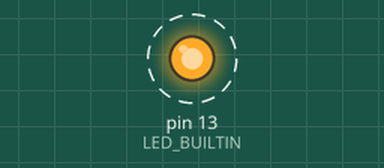
Simulated run of this sketch. Board: Arduino Uno, built with avr-gcc and run on an emulated ATmega328P. Shown: output pins drawn as LEDs (lit = HIGH). Dashed ring = blinking. What the sketch prints to the serial monitor is not drawn.

Above: at 0.2 s.
Timing chart, 0 to 3.0 s (numbered marks = the images above):
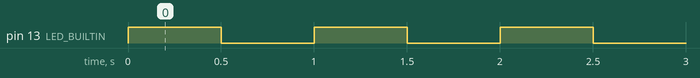

The sketch:

005_LOOP.ino
```cpp
void setup() {
  Serial.begin(9600);
  pinMode(LED_BUILTIN, OUTPUT);
}

void loop() {
  for (int i = 0; i < 10; i = i + 1) {
    Serial.print("Loop Nr.");
    Serial.print(i);
    Serial.print("\t \t ");

    flash (500, LED_BUILTIN);
  }
}

void flash (int period, int led) {
  digitalWrite(led, HIGH);
  delay(period);
  digitalWrite(led, LOW);
  delay(period);
  Serial.print("The delay is: ");
  Serial.println(period);
}
```

Measured:
- by itself, pin 13 (LED_BUILTIN): alternates HIGH for 0.50 s and LOW for 0.50 s
